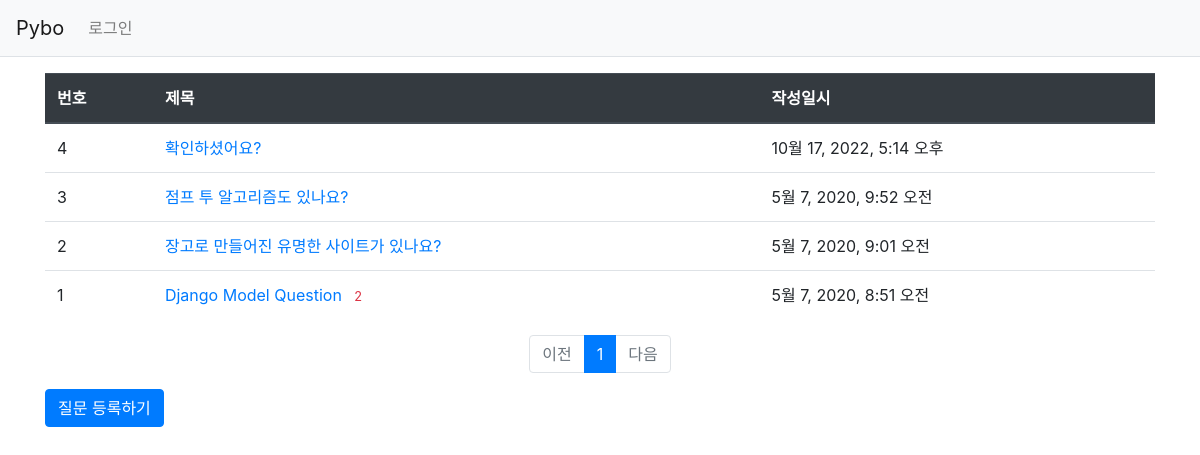
Page /pybo/ on the earlier database version.
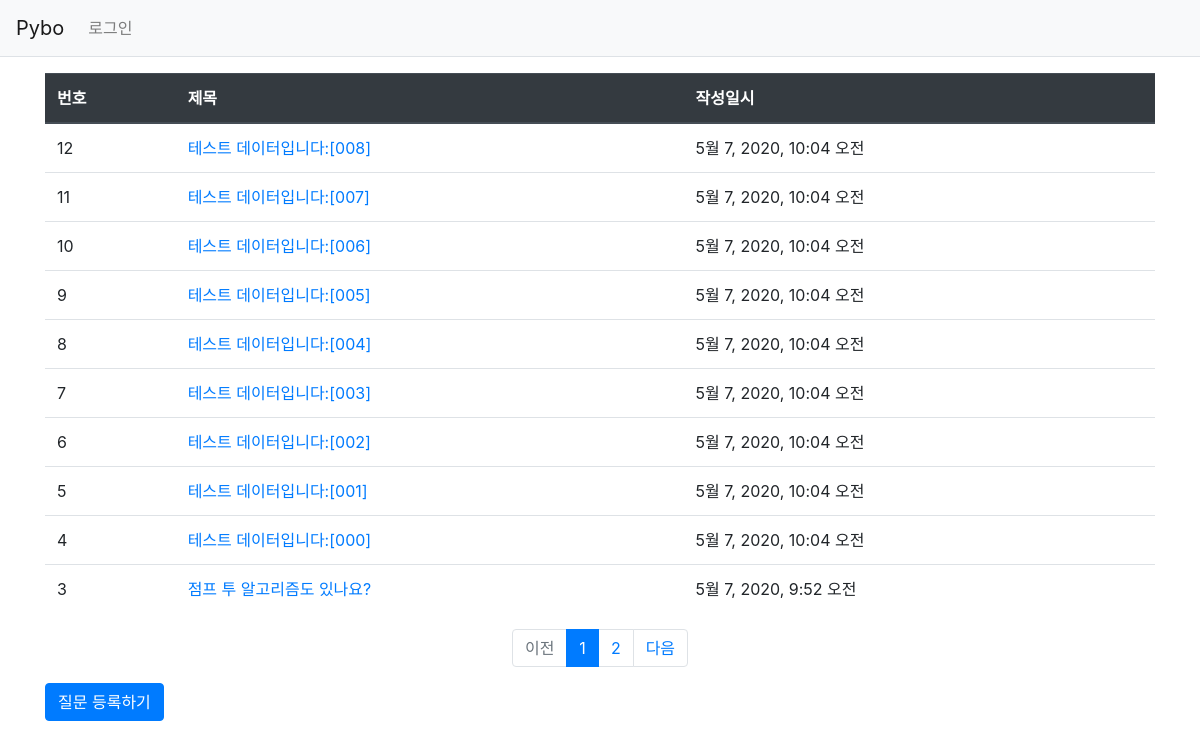
Same page on the later database version.
### pybo/models.py (models this page shows, shortened)
class Question(models.Model):
    subject = models.CharField(max_length=200)
    content = models.TextField()
    create_date = models.DateTimeField()

### pybo/views.py (the view)
# urls.py: path('', views.index, name='index'),  # '/' 에 해당되는 path
def index(request):
    page = request.GET.get('page', '1')  # 페이지
    question_list = Question.objects.order_by('-create_date')
    paginator = Paginator(question_list, 10)  # 페이지당 10개씩 보여주기
    page_obj = paginator.get_page(page)
    context = {'question_list': page_obj}
    return render(request, 'pybo/question_list.html', context)

### pybo/templatetags/pybo_filter.py (called while the page is built)
@register.filter
def sub(value, arg):
    return value - arg

### templates/pybo/question_list.html
{% extends 'base.html' %}
{% load pybo_filter %}
{% block content %}
<div class="container my-3">
    <table class="table">
        <thead>
        <tr class="thead-dark">
            <th>번호</th>
            <th>제목</th>
            <th>작성일시</th>
        </tr>
        </thead>
        <tbody>
        {% if question_list %}
        {% for question in question_list %}
        <tr>
            <td>
                {{ question_list.paginator.count|sub:question_list.start_index|sub:forloop.counter0|add:1 }}
            </td>
            <td>
                <a href="{% url 'pybo:detail' question.id %}">{{ question.subject }}</a>
                {% if question.answer_set.count > 0 %}
                <span class="text-danger small ml-2">{{ question.answer_set.count }}</span>
                {% endif %}
            </td>
            <td>{{ question.create_date }}</td>
        </tr>
        {% endfor %}
        {% else %}
        <tr>
            <td colspan="3">질문이 없습니다.</td>
        </tr>
        {% endif %}
        </tbody>
    </table>
    <ul class="pagination justify-content-center">
        {% if question_list.has_previous %}
        <li class="page-item">
            <a class="page-link" href="?page={{ question_list.previous_page_number }}">이전</a>
        </li>
        {% else %}
        <li class="page-item disabled">
            <a class="page-link" tabindex="-1" aria-disabled="true" href="#">이전</a>
        </li>
        {% endif %}
        {% for page_number in question_list.paginator.page_range %}
        {% if page_number >= question_list.number|add:-5 and page_number <= question_list.number|add:5 %}
            {% if page_number == question_list.number %}
            <li class="page-item active" aria-current="page">
                <a class="page-link" href="?page={{ page_number }}">{{ page_number }}</a>
            </li>
            {% else %}
            <li class="page-item">
                <a class="page-link" href="?page={{ page_number }}">{{ page_number }}</a>
            </li>
            {% endif %}
        {% endif %}
        {% endfor %}
        {% if question_list.has_next %}
        <li class="page-item">
            <a class="page-link" href="?page={{ question_list.next_page_number }}">다음</a>
        </li>
        {% else %}
        <li class="page-item disabled">
            <a class="page-link" tabindex="-1" aria-disabled="true" href="#">다음</a>
        </li>
        {% endif %}
    </ul>
    <a href="{% url 'pybo:question_create' %}" class="btn btn-primary">질문 등록하기</a>
</div>
{% endblock %}

Differences in the rows shown:
removed Question: paginator.count|sub "4", subject "확인하셨어요?", create_date "10월 17, 2022, 5:14 오후"
no longer on this page (row unchanged): Question: paginator.count|sub "2", subject "장고로 만들어진 유명한 사이트가 있나요?", create_date "5월 7, 2020, 9:01 오전"
no longer on this page (row unchanged): Question: paginator.count|sub "1", subject "Django Model Question", answer_set.count "2", create_date "5월 7, 2020, 8:51 오전"
added Question: paginator.count|sub "12", subject "테스트 데이터입니다:[008]", create_date "5월 7, 2020, 10:04 오전"
added Question: paginator.count|sub "11", subject "테스트 데이터입니다:[007]", create_date "5월 7, 2020, 10:04 오전"
added Question: paginator.count|sub "10", subject "테스트 데이터입니다:[006]", create_date "5월 7, 2020, 10:04 오전"
added Question: paginator.count|sub "9", subject "테스트 데이터입니다:[005]", create_date "5월 7, 2020, 10:04 오전"
added Question: paginator.count|sub "8", subject "테스트 데이터입니다:[004]", create_date "5월 7, 2020, 10:04 오전"
added Question: paginator.count|sub "7", subject "테스트 데이터입니다:[003]", create_date "5월 7, 2020, 10:04 오전"
added Question: paginator.count|sub "6", subject "테스트 데이터입니다:[002]", create_date "5월 7, 2020, 10:04 오전"
added Question: paginator.count|sub "5", subject "테스트 데이터입니다:[001]", create_date "5월 7, 2020, 10:04 오전"
added Question: paginator.count|sub "4", subject "테스트 데이터입니다:[000]", create_date "5월 7, 2020, 10:04 오전"
Other differences:
new list line: "2"
